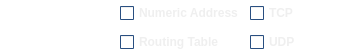
   <widget class="QFrame" name="checkbox_frame">
    <property name="geometry">
     <rect>
      <x>660</x>
      <y>210</y>
      <width>361</width>
      <height>51</height>
     </rect>
    </property>
    <property name="styleSheet">
     <string notr="true">QFrame{

background-color: transparent;

}</string>
    </property>
    <property name="frameShape">
     <enum>QFrame::StyledPanel</enum>
    </property>
    <property name="frameShadow">
     <enum>QFrame::Raised</enum>
    </property>
    <widget class="QWidget" name="layoutWidget">
     <property name="geometry">
      <rect>
       <x>120</x>
       <y>0</y>
       <width>241</width>
       <height>56</height>
      </rect>
     </property>
     <layout class="QHBoxLayout" name="horizontalLayout_2">
      <item>
       <layout class="QVBoxLayout" name="verticalLayout_5">
        <item>
         <widget class="QCheckBox" name="numeric_address_checkbox">
          <property name="baseSize">
           <size>
            <width>0</width>
            <height>0</height>
           </size>
          </property>
          <property name="palette">
           <palette>
            <active>
             <colorrole role="WindowText">
              <brush brushstyle="SolidPattern">
               <color alpha="255">
                <red>239</red>
                <green>239</green>
                <blue>239</blue>
               </color>
              </brush>
             </colorrole>
             <colorrole role="Button">
              <brush brushstyle="SolidPattern">
               <color alpha="0">
                <red>191</red>
                <green>64</green>
                <blue>64</blue>
               </color>
              </brush>
             </colorrole>
             <colorrole role="Text">
              <brush brushstyle="SolidPattern">
               <color alpha="255">
                <red>239</red>
                <green>41</green>
                <blue>41</blue>
               </color>
              </brush>
             </colorrole>
             <colorrole role="BrightText">
              <brush brushstyle="SolidPattern">
               <color alpha="255">
                <red>239</red>
                <green>41</green>
                <blue>41</blue>
               </color>
              </brush>
             </colorrole>
             <colorrole role="Window">
              <brush brushstyle="SolidPattern">
               <color alpha="255">
                <red>52</red>
                <green>101</green>
                <blue>164</blue>
               </color>
              </brush>
             </colorrole>
             <colorrole role="PlaceholderText">
              <brush brushstyle="NoBrush">
               <color alpha="128">
                <red>0</red>
                <green>0</green>
                <blue>0</blue>
               </color>
              </brush>
             </colorrole>
            </active>
            <inactive>
             <colorrole role="WindowText">
              <brush brushstyle="SolidPattern">
               <color alpha="255">
                <red>239</red>
                <green>239</green>
                <blue>239</blue>
               </color>
              </brush>
             </colorrole>
             <colorrole role="Button">
              <brush brushstyle="SolidPattern">
               <color alpha="0">
                <red>191</red>
                <green>64</green>
                <blue>64</blue>
               </color>
              </brush>
             </colorrole>
             <colorrole role="Text">
              <brush brushstyle="SolidPattern">
               <color alpha="255">
                <red>239</red>
                <green>41</green>
                <blue>41</blue>
               </color>
              </brush>
             </colorrole>
             <colorrole role="BrightText">
              <brush brushstyle="SolidPattern">
               <color alpha="255">
                <red>239</red>
                <green>41</green>
                <blue>41</blue>
               </color>
              </brush>
             </colorrole>
             <colorrole role="Window">
              <brush brushstyle="SolidPattern">
               <color alpha="255">
                <red>52</red>
                <green>101</green>
                <blue>164</blue>
               </color>
              </brush>
             </colorrole>
             <colorrole role="PlaceholderText">
              <brush brushstyle="NoBrush">
               <color alpha="128">
                <red>239</red>
                <green>41</green>
                <blue>41</blue>
               </color>
              </brush>
             </colorrole>
            </inactive>
            <disabled>
             <colorrole role="WindowText">
              <brush brushstyle="SolidPattern">
               <color alpha="255">
                <red>127</red>
                <green>127</green>
                <blue>127</blue>
               </color>
              </brush>
             </colorrole>
             <colorrole role="Button">
              <brush brushstyle="SolidPattern">
               <color alpha="0">
                <red>191</red>
                <green>64</green>
                <blue>64</blue>
               </color>
              </brush>
             </colorrole>
             <colorrole role="Text">
              <brush brushstyle="SolidPattern">
               <color alpha="255">
                <red>127</red>
                <green>127</green>
                <blue>127</blue>
               </color>
              </brush>
             </colorrole>
             <colorrole role="BrightText">
              <brush brushstyle="SolidPattern">
               <color alpha="255">
                <red>239</red>
                <green>41</green>
                <blue>41</blue>
               </color>
              </brush>
             </colorrole>
             <colorrole role="Window">
              <brush brushstyle="SolidPattern">
               <color alpha="255">
                <red>52</red>
                <green>101</green>
                <blue>164</blue>
               </color>
              </brush>
             </colorrole>
             <colorrole role="PlaceholderText">
              <brush brushstyle="NoBrush">
               <color alpha="128">
                <red>0</red>
                <green>0</green>
                <blue>0</blue>
               </color>
              </brush>
             </colorrole>
            </disabled>
           </palette>
          </property>
          <property name="font">
           <font>
            <weight>75</weight>
            <bold>true</bold>
           </font>
          </property>
          <property name="toolTip">
           <string>Addresses and port numbers are expressed numerically</string>
          </property>
          <property name="autoFillBackground">
           <bool>true</bool>
          </property>
          <property name="text">
           <string>Numeric Address</string>
          </property>
         </widget>
        </item>
        <item>
         <widget class="QCheckBox" name="routing_checkbox">
          <property name="baseSize">
           <size>
            <width>0</width>
            <height>0</height>
           </size>
          </property>
          <property name="palette">
           <palette>
            <active>
             <colorrole role="WindowText">
              <brush brushstyle="SolidPattern">
               <color alpha="255">
                <red>239</red>
                <green>239</green>
                <blue>239</blue>
               </color>
              </brush>
             </colorrole>
             <colorrole role="Button">
              <brush brushstyle="SolidPattern">
               <color alpha="0">
                <red>191</red>
                <green>64</green>
                <blue>64</blue>
               </color>
              </brush>
             </colorrole>
             <colorrole role="Text">
              <brush brushstyle="SolidPattern">
               <color alpha="255">
                <red>239</red>
                <green>41</green>
                <blue>41</blue>
               </color>
              </brush>
             </colorrole>
             <colorrole role="BrightText">
              <brush brushstyle="SolidPattern">
               <color alpha="255">
                <red>239</red>
                <green>41</green>
                <blue>41</blue>
               </color>
              </brush>
             </colorrole>
             <colorrole role="Window">
              <brush brushstyle="SolidPattern">
               <color alpha="255">
                <red>52</red>
                <green>101</green>
                <blue>164</blue>
               </color>
              </brush>
             </colorrole>
             <colorrole role="PlaceholderText">
              <brush brushstyle="NoBrush">
               <color alpha="128">
                <red>0</red>
                <green>0</green>
                <blue>0</blue>
               </color>
              </brush>
             </colorrole>
            </active>
            <inactive>
             <colorrole role="WindowText">
              <brush brushstyle="SolidPattern">
               <color alpha="255">
                <red>239</red>
                <green>239</green>
                <blue>239</blue>
               </color>
              </brush>
             </colorrole>
             <colorrole role="Button">
              <brush brushstyle="SolidPattern">
               <color alpha="0">
                <red>191</red>
                <green>64</green>
                <blue>64</blue>
               </color>
              </brush>
             </colorrole>
             <colorrole role="Text">
              <brush brushstyle="SolidPattern">
               <color alpha="255">
                <red>239</red>
                <green>41</green>
                <blue>41</blue>
               </color>
              </brush>
             </colorrole>
             <colorrole role="BrightText">
              <brush brushstyle="SolidPattern">
               <color alpha="255">
                <red>239</red>
                <green>41</green>
                <blue>41</blue>
               </color>
              </brush>
             </colorrole>
             <colorrole role="Window">
              <brush brushstyle="SolidPattern">
               <color alpha="255">
                <red>52</red>
                <green>101</green>
                <blue>164</blue>
               </color>
              </brush>
             </colorrole>
             <colorrole role="PlaceholderText">
              <brush brushstyle="NoBrush">
               <color alpha="128">
                <red>239</red>
                <green>41</green>
                <blue>41</blue>
               </color>
              </brush>
             </colorrole>
            </inactive>
            <disabled>
             <colorrole role="WindowText">
              <brush brushstyle="SolidPattern">
               <color alpha="255">
                <red>127</red>
                <green>127</green>
                <blue>127</blue>
               </color>
              </brush>
             </colorrole>
             <colorrole role="Button">
              <brush brushstyle="SolidPattern">
               <color alpha="0">
                <red>191</red>
                <green>64</green>
                <blue>64</blue>
               </color>
              </brush>
             </colorrole>
             <colorrole role="Text">
              <brush brushstyle="SolidPattern">
               <color alpha="255">
                <red>127</red>
                <green>127</green>
                <blue>127</blue>
               </color>
              </brush>
             </colorrole>
             <colorrole role="BrightText">
              <brush brushstyle="SolidPattern">
               <color alpha="255">
                <red>239</red>
                <green>41</green>
                <blue>41</blue>
               </color>
              </brush>
             </colorrole>
             <colorrole role="Window">
              <brush brushstyle="SolidPattern">
               <color alpha="255">
                <red>52</red>
                <green>101</green>
                <blue>164</blue>
               </color>
              </brush>
             </colorrole>
             <colorrole role="PlaceholderText">
              <brush brushstyle="NoBrush">
               <color alpha="128">
                <red>0</red>
                <green>0</green>
                <blue>0</blue>
               </color>
              </brush>
             </colorrole>
            </disabled>
           </palette>
          </property>
          <property name="font">
           <font>
            <weight>75</weight>
            <bold>true</bold>
           </font>
          </property>
          <property name="toolTip">
           <string>Show Routing Table</string>
          </property>
          <property name="autoFillBackground">
           <bool>true</bool>
          </property>
          <property name="text">
           <string>Routing Table</string>
          </property>
         </widget>
        </item>
       </layout>
      </item>
      <item>
       <layout class="QVBoxLayout" name="verticalLayout_4">
        <item>
         <widget class="QCheckBox" name="tcp_checkbox">
          <property name="baseSize">
           <size>
            <width>0</width>
            <height>0</height>
           </size>
          </property>
          <property name="palette">
           <palette>
            <active>
             <colorrole role="WindowText">
              <brush brushstyle="SolidPattern">
               <color alpha="255">
                <red>239</red>
                <green>239</green>
                <blue>239</blue>
               </color>
              </brush>
             </colorrole>
             <colorrole role="Button">
              <brush brushstyle="SolidPattern">
               <color alpha="0">
                <red>191</red>
                <green>64</green>
                <blue>64</blue>
               </color>
              </brush>
             </colorrole>
             <colorrole role="Text">
              <brush brushstyle="SolidPattern">
               <color alpha="255">
                <red>239</red>
                <green>41</green>
                <blue>41</blue>
               </color>
              </brush>
             </colorrole>
             <colorrole role="BrightText">
              <brush brushstyle="SolidPattern">
               <color alpha="255">
                <red>239</red>
                <green>41</green>
                <blue>41</blue>
               </color>
              </brush>
             </colorrole>
             <colorrole role="Window">
              <brush brushstyle="SolidPattern">
               <color alpha="255">
                <red>52</red>
                <green>101</green>
                <blue>164</blue>
               </color>
              </brush>
             </colorrole>
             <colorrole role="PlaceholderText">
              <brush brushstyle="NoBrush">
               <color alpha="128">
                <red>0</red>
                <green>0</green>
                <blue>0</blue>
               </color>
              </brush>
             </colorrole>
            </active>
            <inactive>
             <colorrole role="WindowText">
              <brush brushstyle="SolidPattern">
               <color alpha="255">
                <red>239</red>
                <green>239</green>
                <blue>239</blue>
               </color>
              </brush>
             </colorrole>
             <colorrole role="Button">
              <brush brushstyle="SolidPattern">
               <color alpha="0">
                <red>191</red>
                <green>64</green>
                <blue>64</blue>
               </color>
              </brush>
             </colorrole>
             <colorrole role="Text">
              <brush brushstyle="SolidPattern">
               <color alpha="255">
                <red>239</red>
                <green>41</green>
                <blue>41</blue>
               </color>
              </brush>
             </colorrole>
             <colorrole role="BrightText">
              <brush brushstyle="SolidPattern">
               <color alpha="255">
                <red>239</red>
                <green>41</green>
                <blue>41</blue>
               </color>
              </brush>
             </colorrole>
             <colorrole role="Window">
              <brush brushstyle="SolidPattern">
               <color alpha="255">
                <red>52</red>
                <green>101</green>
                <blue>164</blue>
               </color>
              </brush>
             </colorrole>
             <colorrole role="PlaceholderText">
              <brush brushstyle="NoBrush">
               <color alpha="128">
                <red>239</red>
                <green>41</green>
                <blue>41</blue>
               </color>
              </brush>
             </colorrole>
            </inactive>
            <disabled>
             <colorrole role="WindowText">
              <brush brushstyle="SolidPattern">
               <color alpha="255">
                <red>127</red>
                <green>127</green>
                <blue>127</blue>
               </color>
              </brush>
             </colorrole>
             <colorrole role="Button">
              <brush brushstyle="SolidPattern">
               <color alpha="0">
                <red>191</red>
                <green>64</green>
                <blue>64</blue>
               </color>
              </brush>
             </colorrole>
             <colorrole role="Text">
              <brush brushstyle="SolidPattern">
               <color alpha="255">
                <red>127</red>
                <green>127</green>
                <blue>127</blue>
               </color>
              </brush>
             </colorrole>
             <colorrole role="BrightText">
              <brush brushstyle="SolidPattern">
               <color alpha="255">
                <red>239</red>
                <green>41</green>
                <blue>41</blue>
               </color>
              </brush>
             </colorrole>
             <colorrole role="Window">
              <brush brushstyle="SolidPattern">
               <color alpha="255">
                <red>52</red>
                <green>101</green>
                <blue>164</blue>
               </color>
              </brush>
             </colorrole>
             <colorrole role="PlaceholderText">
              <brush brushstyle="NoBrush">
               <color alpha="128">
                <red>0</red>
                <green>0</green>
                <blue>0</blue>
               </color>
              </brush>
             </colorrole>
            </disabled>
           </palette>
          </property>
          <property name="font">
           <font>
            <weight>75</weight>
            <bold>true</bold>
           </font>
          </property>
          <property name="toolTip">
           <string>Show TCP connections</string>
          </property>
          <property name="autoFillBackground">
           <bool>true</bool>
          </property>
          <property name="text">
           <string>TCP</string>
          </property>
         </widget>
        </item>
        <item>
         <widget class="QCheckBox" name="udp_checkbox">
          <property name="baseSize">
           <size>
            <width>0</width>
            <height>0</height>
           </size>
          </property>
          <property name="palette">
           <palette>
            <active>
             <colorrole role="WindowText">
              <brush brushstyle="SolidPattern">
               <color alpha="255">
                <red>239</red>
                <green>239</green>
                <blue>239</blue>
               </color>
              </brush>
             </colorrole>
             <colorrole role="Button">
              <brush brushstyle="SolidPattern">
               <color alpha="0">
                <red>191</red>
                <green>64</green>
                <blue>64</blue>
               </color>
              </brush>
             </colorrole>
             <colorrole role="Text">
              <brush brushstyle="SolidPattern">
               <color alpha="255">
                <red>239</red>
                <green>41</green>
                <blue>41</blue>
               </color>
              </brush>
             </colorrole>
             <colorrole role="BrightText">
              <brush brushstyle="SolidPattern">
               <color alpha="255">
                <red>239</red>
                <green>41</green>
                <blue>41</blue>
               </color>
              </brush>
             </colorrole>
             <colorrole role="Window">
              <brush brushstyle="SolidPattern">
               <color alpha="255">
                <red>52</red>
                <green>101</green>
                <blue>164</blue>
               </color>
              </brush>
             </colorrole>
             <colorrole role="PlaceholderText">
              <brush brushstyle="NoBrush">
               <color alpha="128">
                <red>0</red>
                <green>0</green>
                <blue>0</blue>
               </color>
              </brush>
             </colorrole>
            </active>
            <inactive>
             <colorrole role="WindowText">
              <brush brushstyle="SolidPattern">
               <color alpha="255">
                <red>239</red>
                <green>239</green>
                <blue>239</blue>
               </color>
              </brush>
             </colorrole>
             <colorrole role="Button">
              <brush brushstyle="SolidPattern">
               <color alpha="0">
                <red>191</red>
                <green>64</green>
                <blue>64</blue>
               </color>
              </brush>
             </colorrole>
             <colorrole role="Text">
              <brush brushstyle="SolidPattern">
               <color alpha="255">
                <red>239</red>
                <green>41</green>
                <blue>41</blue>
               </color>
              </brush>
             </colorrole>
             <colorrole role="BrightText">
              <brush brushstyle="SolidPattern">
               <color alpha="255">
                <red>239</red>
                <green>41</green>
                <blue>41</blue>
               </color>
              </brush>
             </colorrole>
             <colorrole role="Window">
              <brush brushstyle="SolidPattern">
               <color alpha="255">
                <red>52</red>
                <green>101</green>
                <blue>164</blue>
               </color>
              </brush>
             </colorrole>
             <colorrole role="PlaceholderText">
              <brush brushstyle="NoBrush">
               <color alpha="128">
                <red>239</red>
                <green>41</green>
                <blue>41</blue>
               </color>
              </brush>
             </colorrole>
            </inactive>
            <disabled>
             <colorrole role="WindowText">
              <brush brushstyle="SolidPattern">
               <color alpha="255">
                <red>127</red>
                <green>127</green>
                <blue>127</blue>
               </color>
              </brush>
             </colorrole>
             <colorrole role="Button">
              <brush brushstyle="SolidPattern">
               <color alpha="0">
                <red>191</red>
                <green>64</green>
                <blue>64</blue>
               </color>
              </brush>
             </colorrole>
             <colorrole role="Text">
              <brush brushstyle="SolidPattern">
               <color alpha="255">
                <red>127</red>
                <green>127</green>
                <blue>127</blue>
               </color>
              </brush>
             </colorrole>
             <colorrole role="BrightText">
              <brush brushstyle="SolidPattern">
               <color alpha="255">
                <red>239</red>
                <green>41</green>
                <blue>41</blue>
               </color>
              </brush>
             </colorrole>
             <colorrole role="Window">
              <brush brushstyle="SolidPattern">
               <color alpha="255">
                <red>52</red>
                <green>101</green>
                <blue>164</blue>
               </color>
              </brush>
             </colorrole>
             <colorrole role="PlaceholderText">
              <brush brushstyle="NoBrush">
               <color alpha="128">
                <red>0</red>
                <green>0</green>
                <blue>0</blue>
               </color>
              </brush>
             </colorrole>
            </disabled>
           </palette>
          </property>
          <property name="font">
           <font>
            <weight>75</weight>
            <bold>true</bold>
           </font>
          </property>
          <property name="toolTip">
           <string>Show UDP connections</string>
          </property>
          <property name="autoFillBackground">
           <bool>true</bool>
          </property>
          <property name="text">
           <string>UDP</string>
          </property>
         </widget>
        </item>
       </layout>
      </item>
     </layout>
    </widget>
   </widget>
